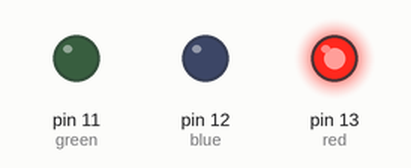
This sketch was run on a simulated Arduino Uno, built with avr-gcc and run on an emulated ATmega328P. Shown: output pins drawn as LEDs (lit = HIGH).

Above: at 0.05 s.
At 0.75 s:
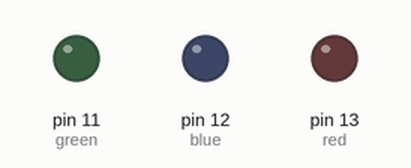
At 1.45 s:
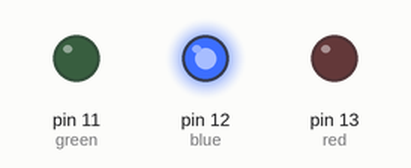
At 2.85 s:
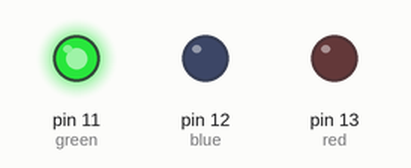
Timing chart, 0 to 3.1 s (numbered marks = the images above):
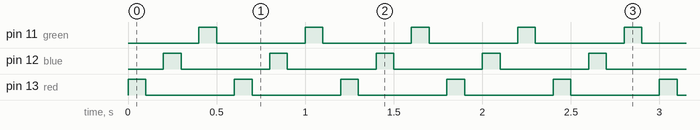

Measured:
- by itself, pin 11 (green), pin 12 (blue), pin 13 (red): alternates HIGH for 0.10 s and LOW for 0.50 s

The sketch:

3bulb.ino
```cpp
// Blink multiple LEDs sequentially

// Define LED pins
const int red = 13;
const int blue = 12;
const int green = 11;

// The setup function runs once when you press reset or power the board
void setup() {
  // Initialize digital pins as outputs
  pinMode(red, OUTPUT);
  pinMode(blue, OUTPUT);
  pinMode(green, OUTPUT);
}

// The loop function runs over and over again forever
void loop() {
  // Turn the red LED on
  digitalWrite(red, HIGH);
  delay(100); // Wait for a second
  digitalWrite(red, LOW); // Turn the red LED off
  delay(100); // Wait for a second

  // Turn the blue LED on
  digitalWrite(blue, HIGH);
  delay(100); // Wait for a second
  digitalWrite(blue, LOW); // Turn the blue LED off
  delay(100); // Wait for a second

  // Turn the green LED on
  digitalWrite(green, HIGH);
  delay(100); // Wait for a second
  digitalWrite(green, LOW); // Turn the green LED off
  delay(100); // Wait for a second
}
```
